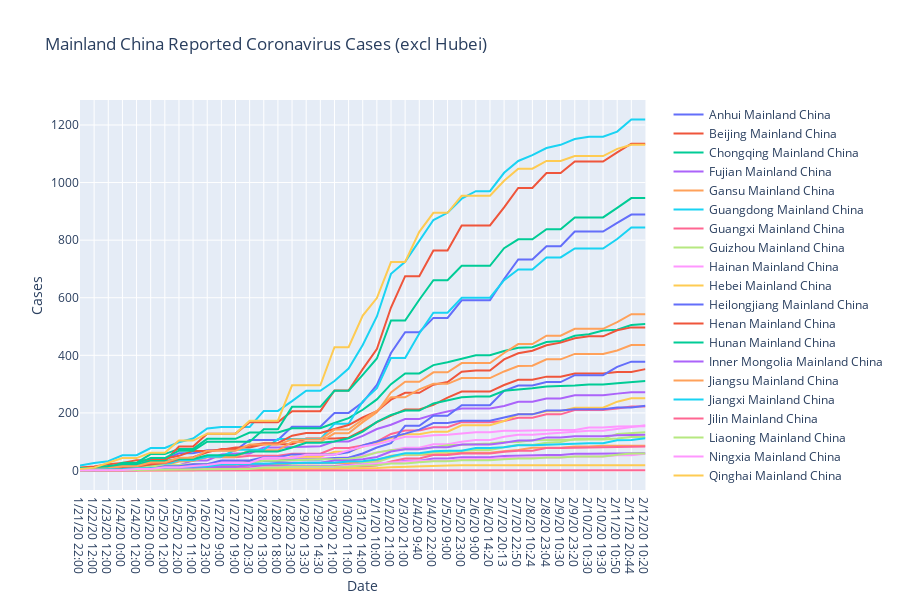

The cell this chart's notebook holds for it:
### Code cell
import plotly.express as px


fig = px.line(final_df_MChina_exHubei,title="Mainland China Reported Coronavirus Cases (excl Hubei)", x="Date", y="Cases", color="name", line_group="name", hover_name="name",render_mode="svg")
fig.for_each_trace(lambda t: t.update(name=t.name.replace("name=", "")))
fig.show()
